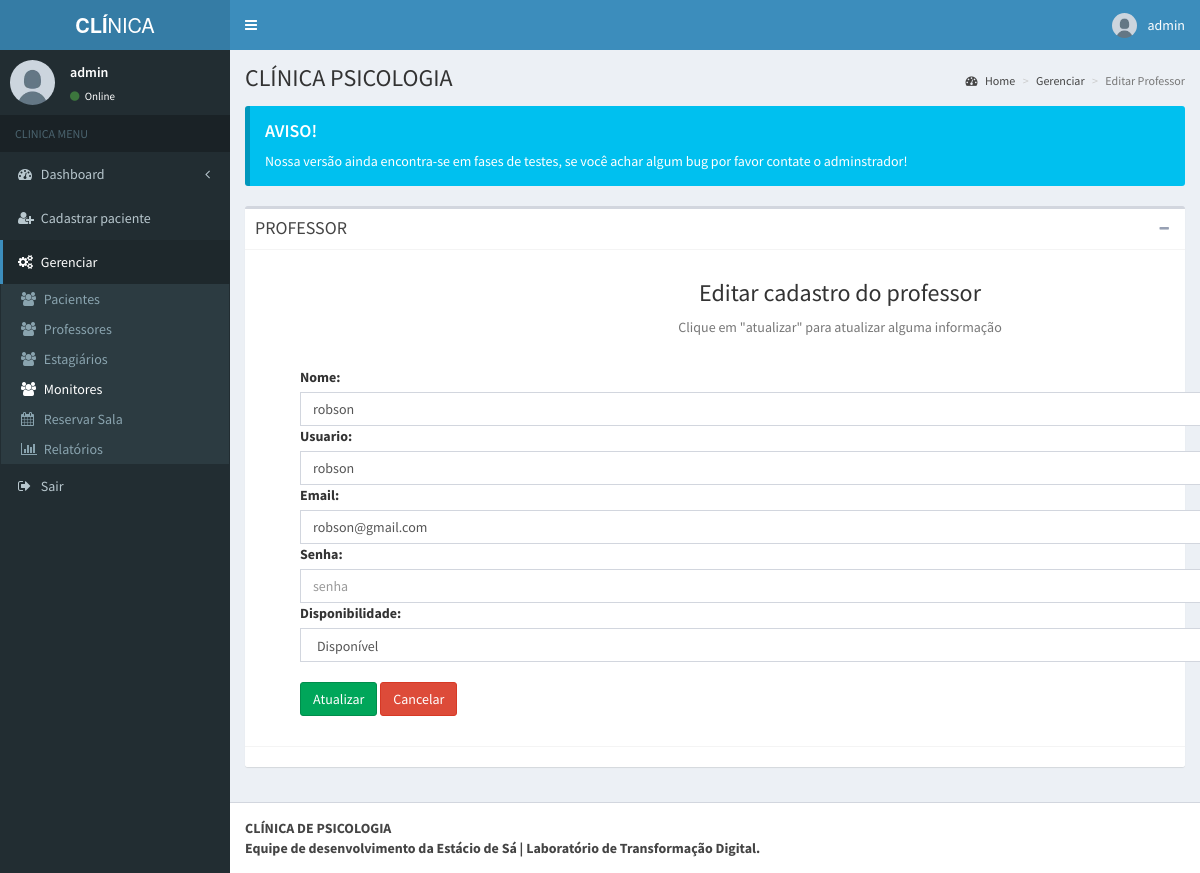
Page /admin/pages/layout/edit/edit-monitor.php?id=2 (signed in) on the committed database.
### tables this page shows
CREATE TABLE `tbl_monitor` (
  `id` int(11) NOT NULL,
  `id_disponibilidade` int(11) UNSIGNED NOT NULL,
  `nome` varchar(100) NOT NULL,
  `usuario` varchar(100) NOT NULL,
  `email` varchar(100) NOT NULL,
  `senha` varchar(255) NOT NULL,
  `date` timestamp NOT NULL DEFAULT current_timestamp() ON UPDATE current_timestamp()
);

CREATE TABLE `tbl_disponibilidade` (
  `id` int(11) UNSIGNED NOT NULL,
  `disponibilidade` varchar(25) NOT NULL
);

### admin/pages/layout/edit/edit-monitor.php (the view, shortened to what this page needs)
<?php
include('../../../../db/conexao.php');
?>
<?php
$id = $_GET["id"];
?>
<!DOCTYPE html>
<html lang="pt-br">
<head>
  <link rel="stylesheet" href="../../../bootstrap/css/bootstrap.min.css">
  <link rel="stylesheet" href="https://maxcdn.bootstrapcdn.com/font-awesome/4.4.0/css/font-awesome.min.css">
  <link rel="stylesheet" href="https://code.ionicframework.com/ionicons/2.0.1/css/ionicons.min.css">
  <link rel="stylesheet" href="../../../dist/css/AdminLTE.min.css">
  <link rel="stylesheet" href="../../../dist/css/skins/_all-skins.min.css">
<body class="hold-transition skin-blue fixed sidebar-mini">
  <div class="wrapper">
  <head>
    <link rel="stylesheet" href="../../../bootstrap/css/bootstrap.min.css">
    <link rel="stylesheet" href="https://maxcdn.bootstrapcdn.com/font-awesome/4.4.0/css/font-awesome.min.css">
    <link rel="stylesheet" href="https://code.ionicframework.com/ionicons/2.0.1/css/ionicons.min.css">
    <link rel="stylesheet" href="../../../dist/css/AdminLTE.min.css">
    <link rel="stylesheet" href="../../../dist/css/skins/_all-skins.min.css">
  <body class="hold-transition skin-blue fixed sidebar-mini">
    <div class="wrapper">
      <header class="main-header">
        <a href="../../../index.php" class="logo">
          <span class="logo-lg"><b>CLÍ</b>NICA</span>
        </a>
        <nav class="navbar navbar-static-top" role="navigation">
          <a href="#" class="sidebar-toggle" data-toggle="offcanvas" role="button">
          </a>
          <div class="navbar-custom-menu">
            <ul class="nav navbar-nav">
              <li class="dropdown user user-menu">
                <a href="#" class="dropdown-toggle" data-toggle="dropdown">
                  <img src="../../../dist/img/user.jpg" class="user-image" alt="User Image">
                  <span class="hidden-xs"><?php echo $_SESSION['nome']; ?></span>
                </a>
              </li>
            </ul>
          </div>
        </nav>
      </header>
      <aside class="main-sidebar">
        <section class="sidebar">
          <div class="user-panel">
            <div class="pull-left image">
              <img src="../../../dist/img/user.jpg" class="img-circle" alt="User Image">
            </div>
            <div class="pull-left info">
              <p><?php echo $_SESSION['nome']; ?></p>
              <a href="#"><i class="fa fa-circle text-success"></i> Online</a>
            </div>
          </div>
          <ul class="sidebar-menu">
            <li class="header">CLINICA MENU</li>
            <li class="treeview">
              <a href="#">
                <i class="fa fa-dashboard"></i> <span>Dashboard</span> <i class="fa fa-angle-left pull-right"></i>
              </a>
            </li>
            <li class="treeview">
              <a href="#">
                <i class="fa fa-user-plus"></i>
                <span>Cadastrar paciente</span>
              </a>
            </li>
            <li class="treeview active">
              <a href="#">
                <i class="fa fa-gears"></i>
                <span>Gerenciar</span>
              </a>
              <ul class="treeview-menu">
                <li><a href="../pacientes.php"><i class="fa fa-users"></i> Pacientes</a></li>
                <li><a href="../professores.php"><i class="fa fa-users"></i> Professores</a></li>
                <li><a href="../terapeutas.php"><i class="fa fa-users"></i> Estagiários</a></li>
                <li class="active"><a href="../monitor.php"><i class="fa fa-users"></i> Monitores</a></li>
                <li><a href="../reserva_sala/reservar-sala.php"><i class="fa fa-calendar"></i> Reservar Sala</a></li>
                <li><a href="../relatorios.php"><i class="fa fa-bar-chart"></i> Relatórios</a></li>
            </ul>
            <li><a href="../../logout.php"><i class="fa fa-sign-out"></i> Sair</a></li>
            </li>
        </section>
      </aside>
    <div class="content-wrapper">
      <section class="content-header">
        <h1>
          CLÍNICA PSICOLOGIA
        </h1>
        <ol class="breadcrumb">
          <li><a href="#"><i class="fa fa-dashboard"></i> Home</a></li>
          <li><a href="#">Gerenciar</a></li>
          <li class="active">Editar Professor</li>
        </ol>
      </section>
      <section class="content">
        <div class="callout callout-info">
          <h4>AVISO!</h4>
          <p>Nossa versão ainda encontra-se em fases de testes, se você achar algum bug por favor contate o adminstrador!</p>
        </div>
        <div class="box">
          <div class="box-header with-border">
            <h3 class="box-title">PROFESSOR</h3>
            <div class="box-tools pull-right">
              <button class="btn btn-box-tool" data-widget="collapse" data-toggle="tooltip" title="Collapse"><i class="fa fa-minus"></i></button>
            </div>
          </div>
          <div class="box-body">
            <div class="container">
              <div class="text-center mb-4">
                <h3>Editar cadastro do professor</h3>
                <p class="text-muted">Clique em "atualizar" para atualizar alguma informação</p>
              </div>
              <br>
              <?php
              $sql = "SELECT tbl_monitor.*, tbl_disponibilidade.*
                      FROM  tbl_monitor
                      JOIN tbl_disponibilidade
                      ON tbl_monitor.id_disponibilidade = tbl_disponibilidade.id
                      WHERE tbl_monitor.id = $id";
              $result = mysqli_query($mysqli, $sql);
              $row = mysqli_fetch_assoc($result);
              ?>
              <div class="container-fluid divForm">
                <form action="" method="post">
                  <div class="container-fluid">
                    <label class="form-label">Nome:</label>
                    <input type="text" class="form-control custom-input" name="nome" value="<?php echo $row['nome']; ?>">
                    <label class="form-label">Usuario:</label>
                    <input type="text" class="form-control custom-input custom-input" name="usuario" value="<?php echo $row['usuario']; ?>">
                    <label class="form-label">Email:</label>
                    <input type="email" class="form-control custom-input" name="email" value="<?php echo $row['email']; ?>">
                    <label class="form-label">Senha:</label>
                    <input type="password" class="form-control custom-input" name="senha" placeholder="senha" value="">
                    <label class="form-label">Disponibilidade:</label>
                    <select class="form-control custom-input" name="disponibilidade" required id="inputDisponibilidade3">
                          <option value="<?php echo $row['id_disponibilidade'] ?> ">
                            <?php echo $row['disponibilidade'];?>
                          </option>
                    </select>
                    <br>
                    <div>
                      <button type="submit" class="btn btn-success" name="submit">Atualizar</button>
                      <a href="../monitor.php" class="btn btn-danger">Cancelar</a>
                    </div>
                  </div>
                </form> <br>
              </div>
            </div>
          </div>
          <div class="box-footer">
          </div>
        </div>
      </section>
    </div>
    <footer class="main-footer">
      <strong>CLÍNICA DE PSICOLOGIA <br> Equipe de desenvolvimento da Estácio de Sá | Laboratório de Transformação Digital.</strong>
    </footer>
  </div>
</body>
</html>

### admin/pages/layout/edit/edit-monitor.php (style rules this page uses)
div.divForm { width: 100%; }
form { width: 100%; }
.custom-input { width: 90%; }

### rows in the picture
tbl_monitor: nome "robson", usuario "robson", email "robson@gmail.com", disponibilidade "Disponível"

### other values in the picture
$_SESSION['nome'] "admin"
